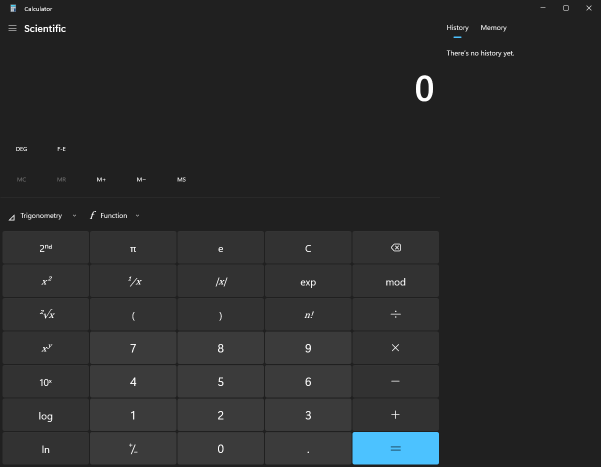
#> input picture assets/calc-sci.png, 1202 x 934 px (shown at 1/2 size)
$ python cmp-calc.py ../assets/calc-sci.png ../assets/calc.png
#> lines starting #> are read from the running program, lines starting #| are printed output that depends on the picture; after the words box and inside, x2 and y2 are one past the last pixel; in counts of white or black regions, pixels touching at a corner belong together
# Pixel match of the Rust Calculator snapshot against Windows' own (tolerance 16/255 per channel).
# usage: python cmp-calc.py [native.png] [rust.bmp]   (run from shellbits/)
# The outer 1px (the window border Windows draws itself) is left out.
import sys
from PIL import Image, ImageChops
a = Image.open(sys.argv[1] if len(sys.argv) > 1 else 'snap/native-calc.png').convert('RGB')
#> a is the input picture: PIL image 1202x934 RGB; mean R, G, B 40.8, 41.9, 42.6
b = Image.open(sys.argv[2] if len(sys.argv) > 2 else 'snap/rs-calc.bmp').convert('RGB')
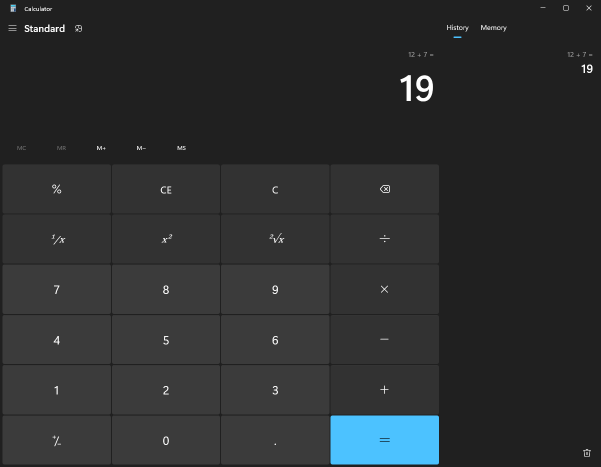
#> input picture assets/calc.png, 1202 x 934 px (shown at 1/2 size)
#> b is the input picture: PIL image 1202x934 RGB; mean R, G, B 43.6, 45.9, 47
assert a.size == b.size, (a.size, b.size)
W, H = a.size
#> W = 1202; H = 934
bad = ImageChops.difference(a, b).point(lambda v: 255 if v > 16 else 0).convert('L').point(lambda v: 255 if v else 0)
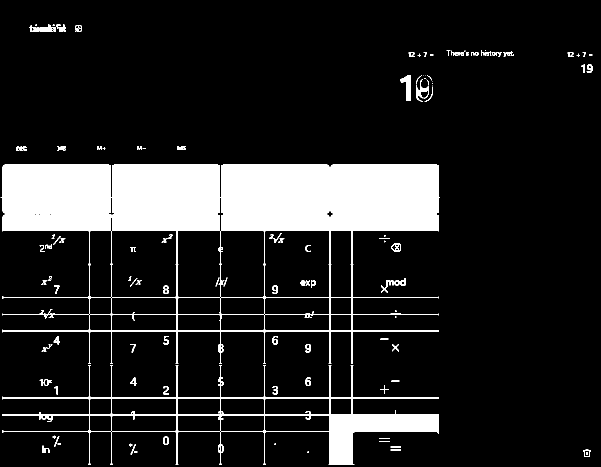
#> bad: PIL image 1202x934 L (shown at 1/2 size); 13.1% white; 129 white regions (35 under 20 px), largest, box (x1, y1, x2, y2) and area: (1, 329, 880, 527) 113490, (5, 730, 878, 929) 18080, (5, 529, 878, 728) 8487
def pct(box):
#> called with box = (1, 1, 1201, 933)
    c = bad.crop(box); n = c.width * c.height
#> after `c = bad.crop(box)`:
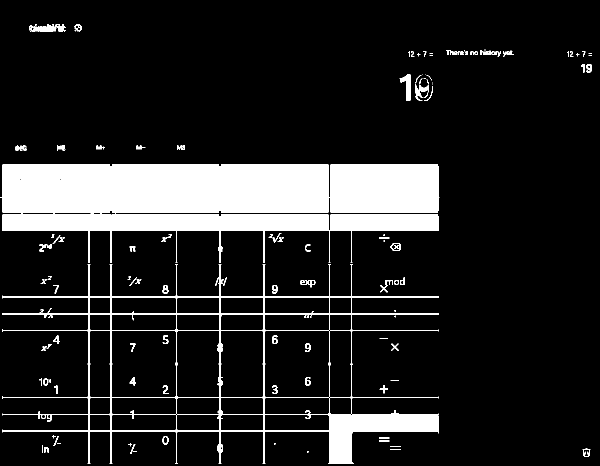
#> c: PIL image 1200x932 L (shown at 1/2 size); 13.2% white; 129 white regions (35 under 20 px), largest, box (x1, y1, x2, y2) and area: (0, 328, 879, 526) 113490, (4, 729, 877, 928) 18080, (4, 528, 877, 727) 8487
#> after `n = c.width * c.height`: n = 1118400
    return 100.0 * (n - sum(1 for v in c.getdata() if v)) / n
print('whole window: %.2f%%' % pct((1, 1, W - 1, H - 1)))
#| whole window: 86.83%
for name, box in [('title bar', (1, 1, W - 1, 32)), ('header', (1, 32, 880, 90)), ('display', (1, 90, 880, 270)), ('memory row', (1, 270, 880, 325)),
                  ('keypad', (1, 325, 880, H - 1)), ('side panel', (880, 32, W - 1, H - 1))]:
    print('  %-11s %.2f%%' % (name, pct(box)))
#> this loop made 6 passes
#> (name, box, n in pct) on passes 1 to 6: ('title bar', (1, 1, 1201, 32), 37200), ('header', (1, 32, 880, 90), 50982), ('display', (1, 90, 880, 270), 158220), ('memory row', (1, 270, 880, 325), 48345), ('keypad', (1, 325, 880, 933), 534432), ('side panel', (880, 32, 1201, 933), 289221)
#|   title bar   100.00%
#|   header      98.58%
#|   display     99.23%
#|   memory row  99.03%
#|   keypad      73.06%
#|   side panel  99.68%
#> pass 2, in pct (call 3), `c = bad.crop(box)`:
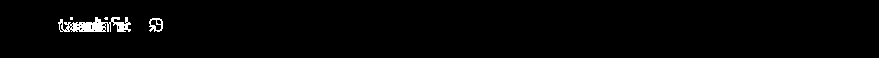
#> c: PIL image 879x58 L; 1.4% white; 4 white regions (2 under 20 px), largest, box (x1, y1, x2, y2) and area: (58, 17, 131, 32) 606, (149, 18, 163, 32) 101
#> pass 3, in pct (call 4), `c = bad.crop(box)`:
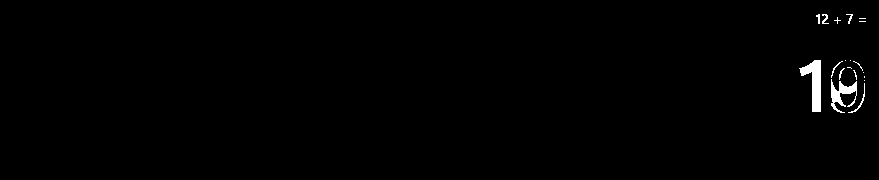
#> c: PIL image 879x180 L; 0.77% white; 19 white regions (11 under 20 px), largest, box (x1, y1, x2, y2) and area: (799, 60, 821, 112) 568, (831, 79, 857, 113) 383, (848, 83, 865, 113) 57
bad.save('snap/calc-diff.png')
